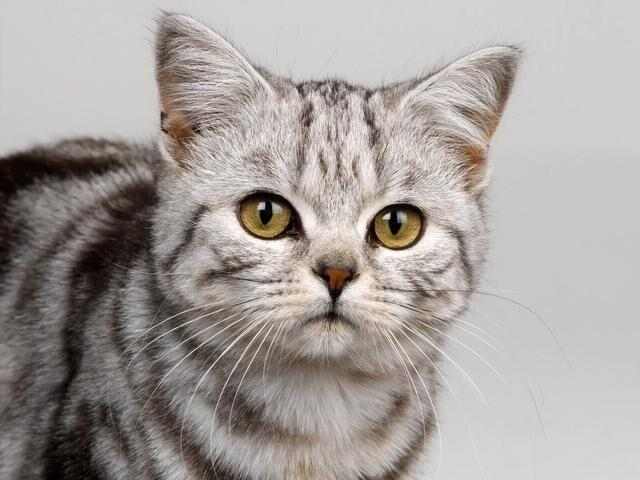
#> input picture cv/code/cat.jpeg, 640 x 480 px
$ jupyter execute '图像运算和基本变换.ipynb'   (shell and % lines are left out)
#> lines starting #> are read from the running program, lines starting #| are printed output that depends on the picture; after the words box and inside, x2 and y2 are one past the last pixel; in counts of white or black regions, pixels touching at a corner belong together
### 1. 图像的算术运算

[cell 1]
# 加法运算
import cv2
import numpy as np

# 读取图片
cat = cv2.imread('./cat.jpeg')
#> cat is the input picture: shape (480, 640, 3); mean B, G, R 156.1, 159.8, 165.8
dog = cv2.imread('./dog.jpeg')
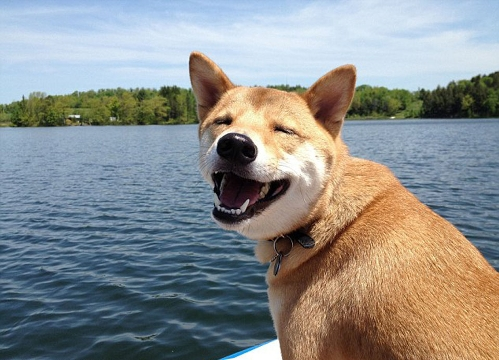
#> input picture cv/code/dog.jpeg, 499 x 360 px
#> dog is the input picture: shape (360, 499, 3); mean B, G, R 141, 141.9, 139.7

print(cat.shape)
#| (480, 640, 3)
print(dog.shape)
#| (360, 499, 3)
# 在做加法之前需要把图片的形状变得完全一致才行.
# 可以通过ndarray的切片方式取出完全一样的形状.
# 猫更大, 所以从猫里面切出狗的形状
new_cat = cat[0:360, :499]
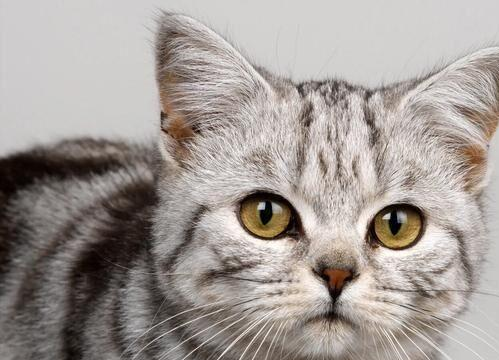
#> new_cat: shape (360, 499, 3); mean B, G, R 150.5, 155.2, 162.8
# print(new_cat.shape)
# cv2.add 加法操作要求两个图片的长宽相同, 通道数相同.
# add的规则就是两个图对应位置的元素相加, 如果超过255, 全部变成255.
print(new_cat[:3, :3])
#| [[[204 203 205]
#|   [205 204 206]
#|   [206 205 207]]
#|  [[204 203 205]
#|   [205 204 206]
#|   [206 205 207]]
#|  [[204 203 205]
#|   [204 203 205]
#|   [205 204 206]]]
print('-------------------')
print(dog[:3, :3])
#| [[[215 175 140]
#|   [216 176 141]
#|   [220 178 143]]
#|  [[222 180 145]
#|   [222 180 145]
#|   [220 178 143]]
#|  [[225 180 146]
#|   [223 181 146]
#|   [223 181 146]]]
# new_img = cv2.add(new_cat, dog)
print('_---------------------')
# print(new_img[:3, :3])

# 图片还可以和单个数字进行运算
# 每个和100进行加法运算, 超出255的数字, 会被截断, 相当于 % 256
# dog += 100
# print(dog[:3, :3])

# 减法 subtract, 对应位置的元素相减, 减完小于0, 统一变成0
# new_img = cv2.subtract(new_cat, dog)

# 乘法 multiply
# new_img = cv2.multiply(new_cat, dog)

# 除 divide
new_img = cv2.divide(new_cat, dog)
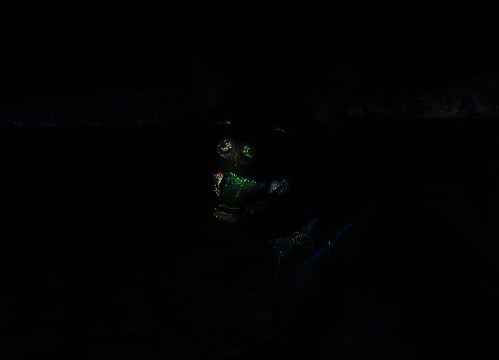
#> new_img: shape (360, 499, 3); mean B, G, R 1.9, 1.7, 1.7


# cv2.imshow('new_img', dog)
cv2.imshow('new_img', new_img)
cv2.waitKey(0)
cv2.destroyAllWindows()

[cell 2]
(213 + 100) % 256

[cell 3]
# 图像的融合
# 不是简单的加法了. 相当于拿图片做了线性运算. new_img = img1 * w1 + img2 * w2 + bias
import cv2
import numpy as np

# 读取图片
cat = cv2.imread('./cat.jpeg')
dog = cv2.imread('./dog.jpeg')

new_cat = cat[0:360, :499]

new_img = cv2.addWeighted(new_cat, 0.5, dog, 0.5, 0)
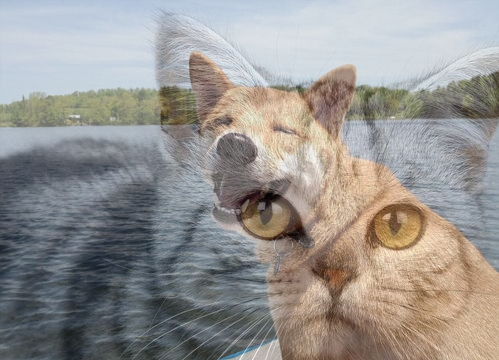
#> new_img: shape (360, 499, 3); mean B, G, R 145.7, 148.5, 151.3

cv2.imshow('new_img', new_img)
cv2.waitKey(0)
cv2.destroyAllWindows()

[cell 4]
# OpenCV的逻辑运算-- 与或非 异或
# OpenCV中的逻辑运算就是对应位置元素进行与或非, 异或.
204 & 213

[cell 5]
# opecv中的非, 0 反过来是255,
~255

[cell 6]
204 ^ 213

[cell 7]
import cv2
import numpy as np

# 读取图片
cat = cv2.imread('./cat.jpeg')
dog = cv2.imread('./dog.jpeg')

# [7 lines of commented-out code are left out]
new_cat = cat[0:360, :499]
# [19 lines of commented-out code are left out]
cat_xor = cv2.bitwise_xor(new_cat, dog)
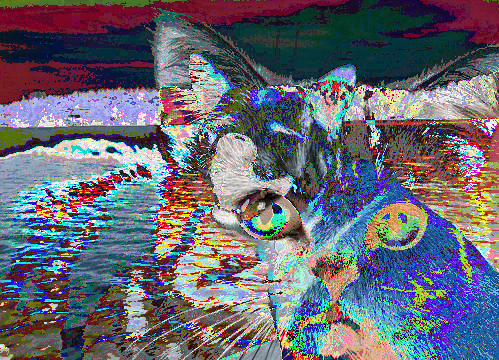
#> cat_xor: shape (360, 499, 3); mean B, G, R 114.9, 103.7, 102.8
cv2.imshow('and', np.hstack((new_cat, dog, cat_xor)))
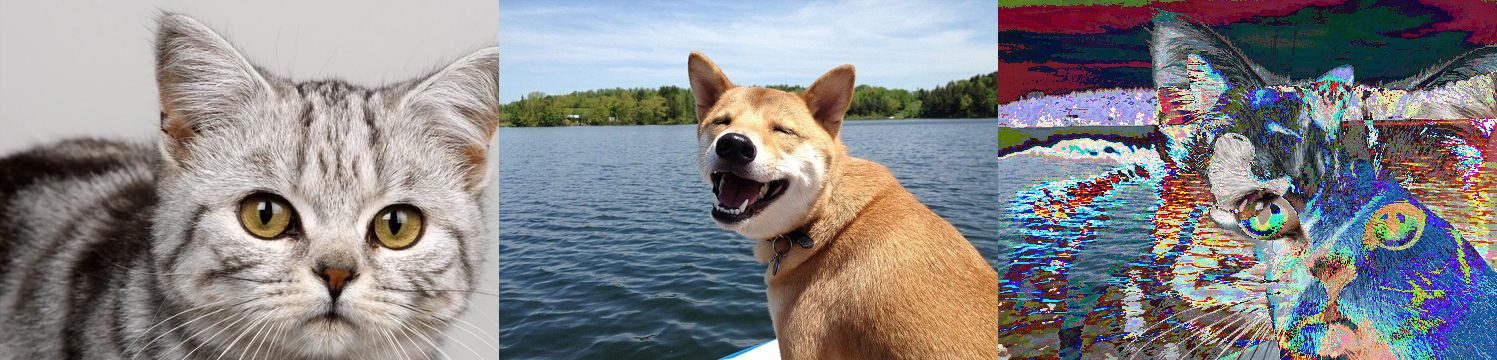
#> window 'and': shape (360, 1497, 3); mean B, G, R 135.5, 133.6, 135.1
print(new_cat[:2, :2])
#| [[[204 203 205]
#|   [205 204 206]]
#|  [[204 203 205]
#|   [205 204 206]]]
print('-----')
print(dog[:2, :2])
#| [[[215 175 140]
#|   [216 176 141]]
#|  [[222 180 145]
#|   [222 180 145]]]
print('-------------')
print(cat_xor[:2, :2])
#| [[[ 27 100  65]
#|   [ 21 124  67]]
#|  [[ 18 127  92]
#|   [ 19 120  95]]]

cv2.waitKey(0)
cv2.destroyAllWindows()

[cell 8]
255 ^ 255

[cell 9]
0 ^ 0

[cell 10]
204 ^ 213

[cell 11]
204 | 213

[cell 12]
255  & 255

[cell 13]
203 & 205

[cell 14]
import cv2
import numpy as np

#创建2张图片
img = np.zeros((200,200), np.uint8)
img2 = np.zeros((200,200), np.uint8)

img[20:120, 20:120] = 255
img2[80:180, 80:180] = 255

# new_img = cv2.bitwise_not(img)
# 取出了相同的部分, 白色部分的交集
# new_img = cv2.bitwise_and(img, img2)
# 白色部分的并集
# new_img = cv2.bitwise_or(img, img2)
# 白色区域的差集
new_img = cv2.bitwise_xor(img, img2)


cv2.imshow('new_img', np.hstack((img, img2, new_img)))
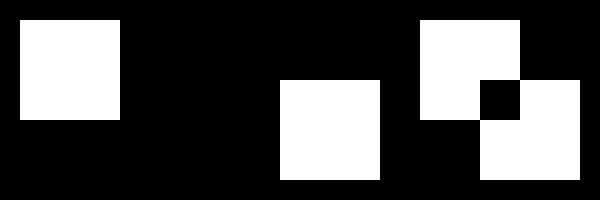
#> window 'new_img': shape (200, 600); 30.7% white; 3 white regions, box (x1, y1, x2, y2) and area: (420, 20, 580, 180) 16800, (20, 20, 120, 120) 10000, (280, 80, 380, 180) 10000
cv2.waitKey(0)
cv2.destroyAllWindows()

[cell 15]
# 作业: 在图片上加上自己设计的logo, 建议logo简单一些.

#### 图像的基本变换

[cell 16]
import cv2
import numpy as np

dog = cv2.imread('./dog.jpeg')
cat = cv2.imread('./cat.jpeg')

print(dog.shape)
#| (360, 499, 3)
print(cat.shape)
#| (480, 640, 3)

# 把猫缩放成和狗一样大
new_cat = cv2.resize(cat, (499, 360))
print(new_cat.shape)
#| (360, 499, 3)

cv2.imshow('new_cat', np.hstack((dog, new_cat)))
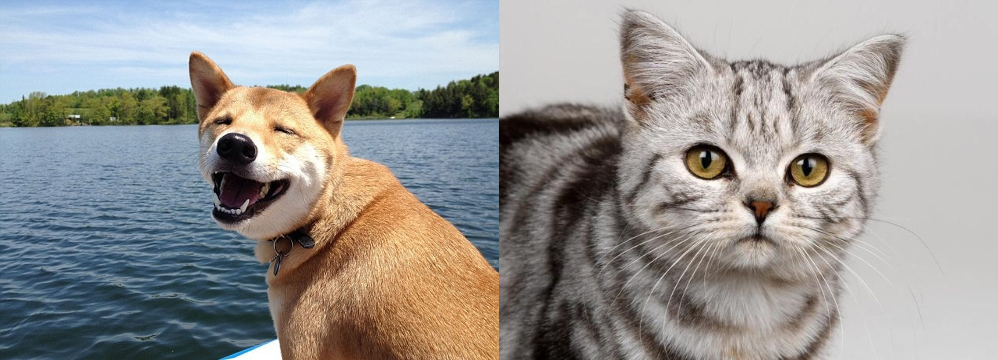
#> window 'new_cat': shape (360, 998, 3); mean B, G, R 148.5, 150.8, 152.7
cv2.imshow('cat', cat)

cv2.waitKey(0)
cv2.destroyAllWindows()

[cell 17]
cat.__sizeof__()
#> Out = 921744

[cell 18]
new_cat.__sizeof__()
#> Out = 539064

[cell 19]
import cv2
import numpy as np

dog = cv2.imread('./dog.jpeg')
cat = cv2.imread('./cat.jpeg')

# [6 lines of commented-out code are left out]
new_dog = cv2.resize(dog, dsize=None, fx=1.5, fy=0.5, interpolation=cv2.INTER_AREA)
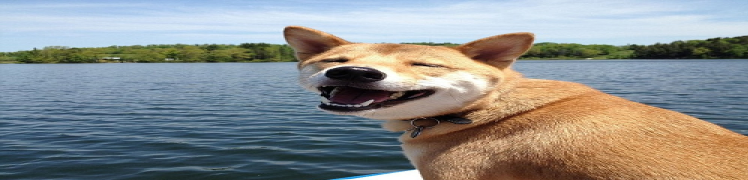
#> new_dog: shape (180, 748, 3); mean B, G, R 141.2, 142.1, 139.9
print(new_dog.shape)
#| (180, 748, 3)
cv2.imshow('new_dog', new_dog)

# [4 lines of commented-out code are left out]
cv2.imshow('dog', dog)

cv2.waitKey(0)
cv2.destroyAllWindows()
